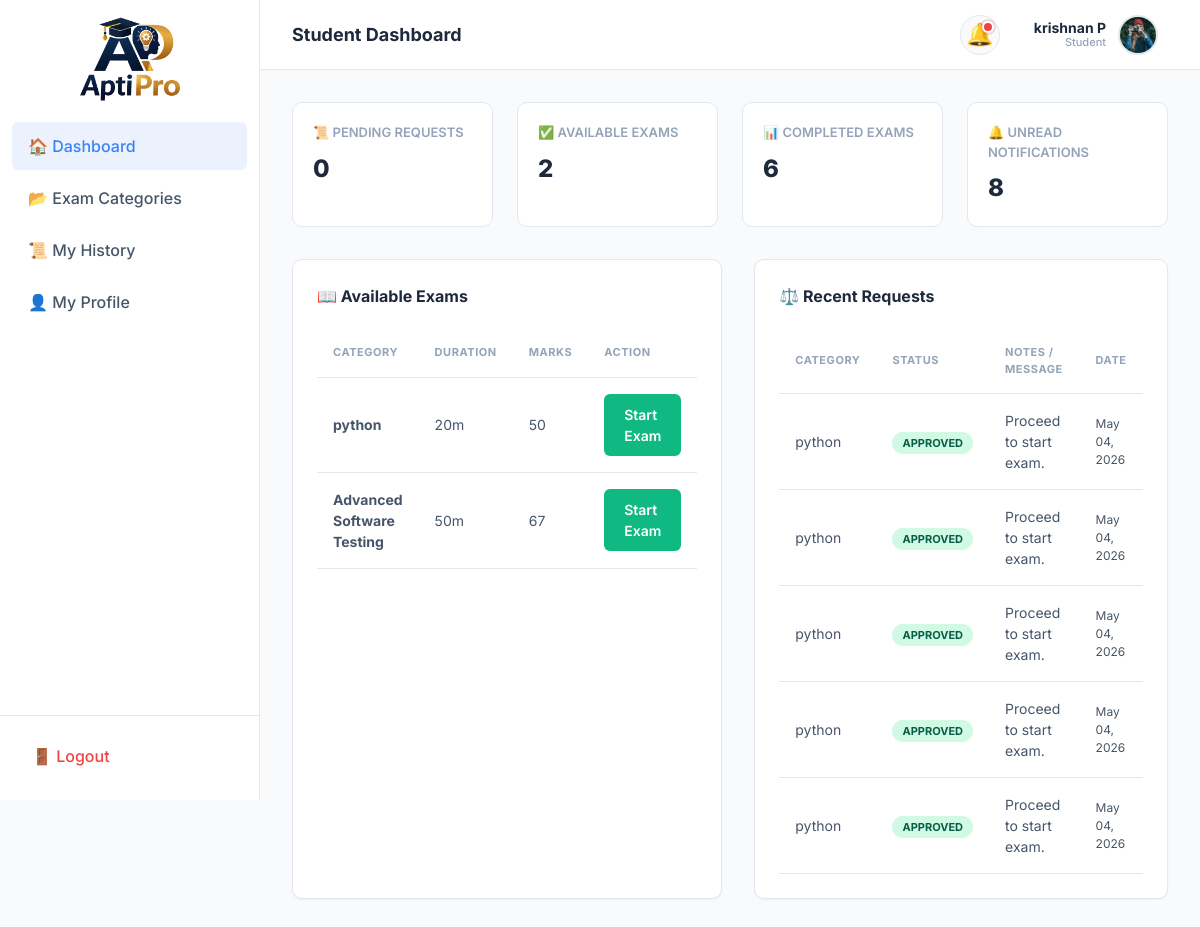
Screenshot of /student/ (signed in) with the database file from the repository.
### exams/models.py (models this page shows, shortened)
class CustomUser(AbstractUser):
    class Role(models.TextChoices):
        STUDENT = 'Student', 'Student'
        ADMIN = 'Admin', 'Admin'
    role = models.CharField(
        max_length=10,
        choices=Role.choices,
        default=Role.STUDENT,
        db_index=True,
        help_text='Determines UI experience. Admin dashboard requires is_superuser.',
    )
    whatsapp_number = models.CharField(
        max_length=15,
        blank=True,
        validators=[
            RegexValidator(
                regex=r'^\+?1?\d{9,15}$',
                message='WhatsApp number must be 9-15 digits, optionally starting with +.',
            )
        ],
        help_text='WhatsApp number for direct contact.',
    )
    phone_number = models.CharField(
        max_length=15,
        blank=True,
        validators=[
            RegexValidator(
                regex=r'^\+?1?\d{9,15}$',
                message='Phone number must be 9-15 digits, optionally starting with +.',
            )
        ],
        help_text='Primary contact number.',
    )
    profile_photo = models.ImageField(
        upload_to='profile_photos/%Y/%m/',
        blank=True,
        null=True,
        help_text='Student profile picture.',
    )
    date_of_birth = models.DateField(
        blank=True,
        null=True,
        help_text='Student date of birth.',
    )
    address = models.TextField(
        blank=True,
        help_text='Full postal address.',
    )
    institution = models.CharField(
        max_length=200,
        blank=True,
        help_text='School / college / university name.',
    )
    @property
    def name(self):
        if self.first_name and self.last_name:
            return f"{self.first_name} {self.last_name}"
        return self.first_name or self.username
    class Meta:
        verbose_name = 'User'
        verbose_name_plural = 'Users'
        ordering = ['-date_joined']
        indexes = [
            models.Index(fields=['role'], name='idx_user_role'),
            models.Index(fields=['-date_joined'], name='idx_user_joined'),
            models.Index(fields=['email'], name='idx_user_email'),
        ]

class ExamPaper(models.Model):
    id = models.UUIDField(
        primary_key=True,
        default=uuid.uuid4,
        editable=False,
    )
    student = models.ForeignKey(
        settings.AUTH_USER_MODEL,
        on_delete=models.CASCADE,
        related_name='exam_papers',
        help_text='Student this paper was generated for.',
    )
    category = models.ForeignKey(
        'Category',
        on_delete=models.CASCADE,
        related_name='exam_papers',
        help_text='Category this exam belongs to.',
        null=True, # For existing records during migration
    )
    questions = models.ManyToManyField(
        Question,
        through='ExamPaperQuestion',
        related_name='exam_papers',
        help_text='Questions included in this paper (via through model).',
    )
    total_marks = models.PositiveIntegerField(
        default=0,
        help_text='Sum of marks for all included questions (cached on generation).',
    )
    total_duration_minutes = models.PositiveIntegerField(
        default=0,
        help_text='Sum of per-question time limits in minutes (cached on generation).',
    )
    created_at = models.DateTimeField(auto_now_add=True, db_index=True)
    class Meta:
        verbose_name = 'Exam Paper'
        verbose_name_plural = 'Exam Papers'
        ordering = ['-created_at']
        indexes = [
            models.Index(fields=['student', 'category', '-created_at'], name='idx_paper_stud_cat'),
            models.Index(fields=['student', '-created_at'], name='idx_paper_student'),
        ]

class Category(models.Model):
    name = models.CharField(
        max_length=100,
        unique=True,
        db_index=True,
        help_text='Name of the exam category.'
    )
    description = models.TextField(
        blank=True,
        help_text='Brief overview of what this category covers.'
    )
    created_at = models.DateTimeField(auto_now_add=True, db_index=True)
    is_active = models.BooleanField(
        default=True,
        db_index=True,
        help_text='Whether this category is visible to students.'
    )
    class Meta:
        verbose_name = 'Category'
        verbose_name_plural = 'Categories'
        ordering = ['name']
        indexes = [
            models.Index(fields=['name'], name='idx_cat_name'),
            models.Index(fields=['-created_at'], name='idx_cat_created'),
        ]

class ExamRequest(models.Model):
    class Status(models.TextChoices):
        PENDING = 'Pending', 'Pending'
        APPROVED = 'Approved', 'Approved'
        REJECTED = 'Rejected', 'Rejected'
    id = models.UUIDField(
        primary_key=True,
        default=uuid.uuid4,
        editable=False,
    )
    student = models.ForeignKey(
        settings.AUTH_USER_MODEL,
        on_delete=models.CASCADE,
        related_name='exam_requests',
        help_text='Student requesting exam access.',
    )
    category = models.ForeignKey(
        'Category',
        on_delete=models.CASCADE,
        related_name='requests',
        help_text='Category the student wants to take an exam in.',
        null=True, # For existing records during migration
    )
    status = models.CharField(
        max_length=10,
        choices=Status.choices,
        default=Status.PENDING,
        db_index=True,
    )
    rejection_reason = models.TextField(
        blank=True,
        help_text='Reason for rejection (filled by admin if rejected).',
    )
    requested_at = models.DateTimeField(auto_now_add=True, db_index=True)
    reviewed_at = models.DateTimeField(
        null=True,
        blank=True,
        help_text='When the admin reviewed this request.',
    )
    reviewed_by = models.ForeignKey(
        settings.AUTH_USER_MODEL,
        on_delete=models.SET_NULL,
        null=True,
        blank=True,
        related_name='reviewed_requests',
        help_text='Admin who reviewed this request.',
    )
    class Meta:
        verbose_name = 'Exam Request'
        verbose_name_plural = 'Exam Requests'
        ordering = ['-requested_at']
        indexes = [
            models.Index(fields=['status', 'student', 'category'], name='idx_req_stat_stud_cat'),
            models.Index(fields=['status', 'student'], name='idx_req_status_student'),
            models.Index(fields=['status', '-requested_at'], name='idx_req_status_date'),
            models.Index(fields=['student', '-requested_at'], name='idx_req_student_date'),
        ]

### exams/views.py (the view)
# urls.py: path('student/', views.StudentDashboardView.as_view(), name='student_dashboard'),
class StudentDashboardView(StudentRequiredMixin, TemplateView):
    template_name = 'exams/student/dashboard.html'
    def get_context_data(self, **kwargs):
        ctx = super().get_context_data(**kwargs)
        user = self.request.user
        ctx['pending_requests'] = ExamRequest.objects.filter(
            student=user, status='Pending'
        ).count()
        ctx['approved_requests'] = ExamRequest.objects.filter(
            student=user, status='Approved'
        )
        ctx['recent_requests'] = ExamRequest.objects.filter(
            student=user
        ).order_by('-requested_at')[:5]
        taken_paper_ids = StudentExamResult.objects.filter(
            student=user
        ).values_list('exam_paper_id', flat=True)
        ctx['available_exams'] = ExamPaper.objects.filter(
            student=user,
            category__is_active=True
        ).exclude(id__in=taken_paper_ids)
        ctx['completed_exams'] = StudentExamResult.objects.filter(
            student=user, status__in=['Submitted', 'Evaluated']
        ).count()
        ctx['unread_count'] = Notification.unread_count(user) or 0
        ctx['notifications'] = Notification.objects.filter(
            recipient=user
        ).order_by('-created_at')[:10]
        ctx['active_categories'] = Category.objects.filter(is_active=True).order_by('name')
        return ctx

### exams/mixins.py (called while the page is built)
    def test_func(self):
        user = self.request.user
        return user.is_authenticated and user.role == 'Student' and not user.is_superuser

### exams/models.py (called while the page is built)
    @classmethod
    def unread_count(cls, user):
        return cls.objects.filter(recipient=user, is_read=False).count()

### templates/exams/student/dashboard.html (shortened to what this page needs)
{% extends 'base.html' %}
{% load static %}
{% block page_title %}Student Dashboard{% endblock %}
{% block content %}
<div class="stats-grid">
  <div class="stat-box">
    <div class="stat-label">📜 Pending Requests</div>
    <div class="stat-value">{{ pending_requests }}</div>
  </div>
  <div class="stat-box">
    <div class="stat-label">✅ Available Exams</div>
    <div class="stat-value">{{ available_exams.count }}</div>
  </div>
  <div class="stat-box">
    <div class="stat-label">📊 Completed Exams</div>
    <div class="stat-value">{{ completed_exams }}</div>
  </div>
  <div class="stat-box">
    <div class="stat-label">🔔 Unread Notifications</div>
    <div class="stat-value">{{ unread_count }}</div>
  </div>
</div>
<div class="grid-2" style="margin-top: 32px;">
  <div class="card">
    <div class="card-title">📖 Available Exams</div>
    <div class="table-container">
      <table class="data-table">
        <thead>
          <tr>
            <th>Category</th>
            <th>Duration</th>
            <th>Marks</th>
            <th>Action</th>
          </tr>
        </thead>
        <tbody>
          {% for paper in available_exams %}
            <tr>
              <td style="font-weight: 700;">{{ paper.category.name }}</td>
              <td>{{ paper.total_duration_minutes }}m</td>
              <td>{{ paper.total_marks }}</td>
              <td>
                <a href="{% url 'take_exam' paper.id %}" class="btn btn-success btn-sm">Start Exam</a>
              </td>
            </tr>
          {% empty %}
            <tr>
              <td colspan="4" style="text-align: center; color: var(--text-muted); padding: 32px;">
                No approved exams ready. Contact your admin or browse categories to request access.
              </td>
            </tr>
          {% endfor %}
        </tbody>
      </table>
    </div>
  </div>
  <div class="card">
    <div class="card-title">⚖️ Recent Requests</div>
    <div class="table-container">
      <table class="data-table">
        <thead>
          <tr>
            <th>Category</th>
            <th>Status</th>
            <th>Notes / Message</th>
            <th>Date</th>
          </tr>
        </thead>
        <tbody>
          {% for req in recent_requests %}
            <tr>
              <td>{{ req.category.name }}</td>
              <td>
                <span class="badge badge-{{ req.status|lower }}">{{ req.status }}</span>
              </td>
              <td>
                {% if req.status == 'Rejected' %}
                  <span style="color: var(--accent-danger); font-weight: 600;">Better luck next time.</span>
                  {% if req.rejection_reason %}
                    <br><small style="color: var(--text-muted);">{{ req.rejection_reason }}</small>
                  {% endif %}
                {% elif req.status == 'Approved' %}
                  <span style="color: var(--accent-secondary);">Proceed to start exam.</span>
                {% else %}
                  <span style="color: var(--text-muted);">Waiting for review...</span>
                {% endif %}
              </td>
              <td style="font-size: 12px;">{{ req.requested_at|date:"M d, Y" }}</td>
            </tr>
          {% empty %}
            <tr>
              <td colspan="4" style="text-align: center; color: var(--text-muted); padding: 32px;">
                No recent requests found.
              </td>
            </tr>
          {% endfor %}
        </tbody>
      </table>
    </div>
  </div>
</div>
{% endblock %}

### templates/base.html (shortened to what this page needs)
{% load static %}
<!DOCTYPE html>
<html lang="en">
<head>
  <link rel="stylesheet" href="{% static 'css/style.css' %}">
</head>
<body class="{% block body_class %}{% endblock %}">
  <div class="app-container">
    {% if user.is_authenticated %}
    <div class="sidebar" id="sidebar">
      <div class="brand" style="display: flex; justify-content: center; margin-top: -3.5rem;margin-bottom: -4rem;">
        <img src="{% static 'images/logo.png' %}" alt="Aptipro Logo"
          style="height: 150px; width: 200px; object-fit: contain;">
      </div>
      <nav class="sidebar-nav">
        {% if user.is_superuser %}
        <a href="{% url 'admin_dashboard' %}"
          class="nav-link {% if request.resolver_match.url_name == 'admin_dashboard' %}active{% endif %}">📊
          Dashboard</a>
        <a href="{% url 'admin_categories' %}"
          class="nav-link {% if 'category' in request.resolver_match.url_name %}active{% endif %}">📁 Categories</a>
        <a href="{% url 'admin_students' %}"
          class="nav-link {% if 'student' in request.resolver_match.url_name %}active{% endif %}">👥 Students</a>
        <a href="{% url 'admin_exam_requests' %}"
          class="nav-link {% if 'request' in request.resolver_match.url_name %}active{% endif %}">⚖️ Requests</a>
        <a href="{% url 'admin_results' %}"
          class="nav-link {% if 'result' in request.resolver_match.url_name %}active{% endif %}">🏅 Results</a>
        {% else %}
        <a href="{% url 'student_dashboard' %}"
          class="nav-link {% if request.resolver_match.url_name == 'student_dashboard' %}active{% endif %}">🏠
          Dashboard</a>
        <a href="{% url 'student_categories' %}"
          class="nav-link {% if 'category' in request.resolver_match.url_name %}active{% endif %}">📂 Exam
          Categories</a>
        <a href="{% url 'student_history' %}"
          class="nav-link {% if 'history' in request.resolver_match.url_name %}active{% endif %}">📜 My History</a>
        <a href="{% url 'student_profile' %}"
          class="nav-link {% if 'profile' in request.resolver_match.url_name %}active{% endif %}">👤 My Profile</a>
        {% endif %}
      </nav>
      <div style="padding: 16px; border-top: 1px solid var(--border-color);">
        <a href="{% url 'logout' %}" class="nav-link" style="color: var(--accent-danger);">🚪 Logout</a>
      </div>
    </div>
    {% endif %}
    <div class="main-content">
      {% if user.is_authenticated %}
      <header class="header">
        <h1 style="font-size: 18px; font-weight: 700; color: var(--text-primary);">
          {% block page_title %}Dashboard{% endblock %}
        </h1>
        <div class="header-actions">
          <div class="notification-container" id="notifContainer">
            <div class="notification-bell" onclick="toggleNotifDropdown(event)">
              🔔 {% if unread_count > 0 %}<span class="notification-badge" id="notifBadge"></span>{% endif %}
            </div>
          </div>
          <div class="user-meta" id="userMenuTrigger" onclick="toggleUserDropdown(event)">
            <div class="user-profile-trigger">
              <div class="user-info-text">
                <span class="user-name">{{ user.name|default:user.username }}</span>
                <span class="user-role">{{ user.get_role_display }}</span>
              </div>
              {% if user.profile_photo %}
              <img src="{{ user.profile_photo.url }}" alt="Profile" class="profile-circle">
              {% else %}
              <div class="profile-placeholder">{{ user.username.0|upper }}</div>
              {% endif %}
            </div>
          </div>
        </div>
      </header>
      {% endif %}
      <main class="content-body">
        {% block content %}{% endblock %}
      </main>
    </div>
  </div>
</body>
</html>

### rows the page displays
CustomUser: name "krishnan P", role "Student", profile_photo (picture)
ExamPaper: category.name "python", total_duration_minutes "20", total_marks "50"
ExamPaper: category.name "Advanced Software Testing", total_duration_minutes "50", total_marks "67"
ExamRequest: category.name "python", status "APPROVED", shows "Proceed to start exam.", requested_at "May 04, 2026"
ExamRequest: category.name "python", status "APPROVED", shows "Proceed to start exam.", requested_at "May 04, 2026"
ExamRequest: category.name "python", status "APPROVED", shows "Proceed to start exam.", requested_at "May 04, 2026"
ExamRequest: category.name "python", status "APPROVED", shows "Proceed to start exam.", requested_at "May 04, 2026"
ExamRequest: category.name "python", status "APPROVED", shows "Proceed to start exam.", requested_at "May 04, 2026"

### other values shown
{{ pending_requests }} "0"
{{ available_exams.count }} "2"
{{ completed_exams }} "6"
{{ unread_count }} "8"
